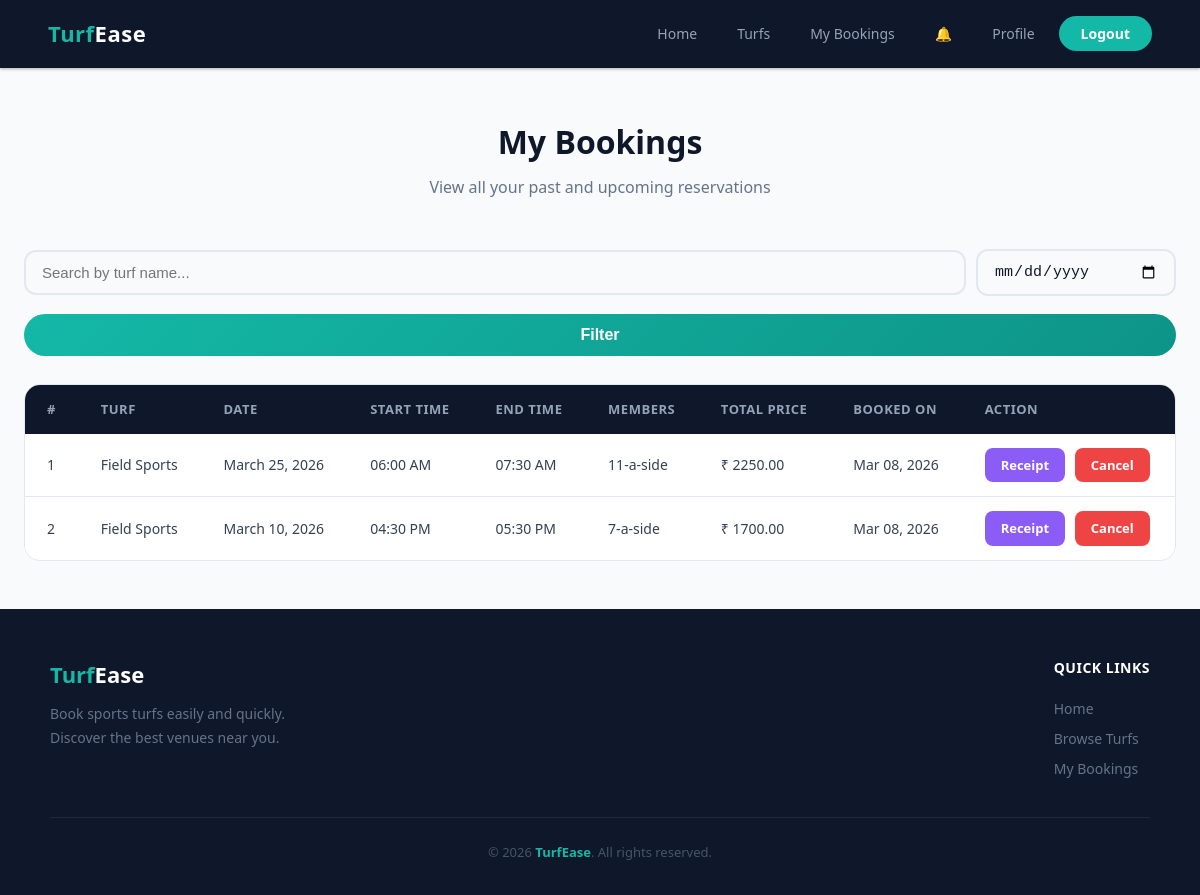
The app's page /bookings/history/ (signed in), older data.
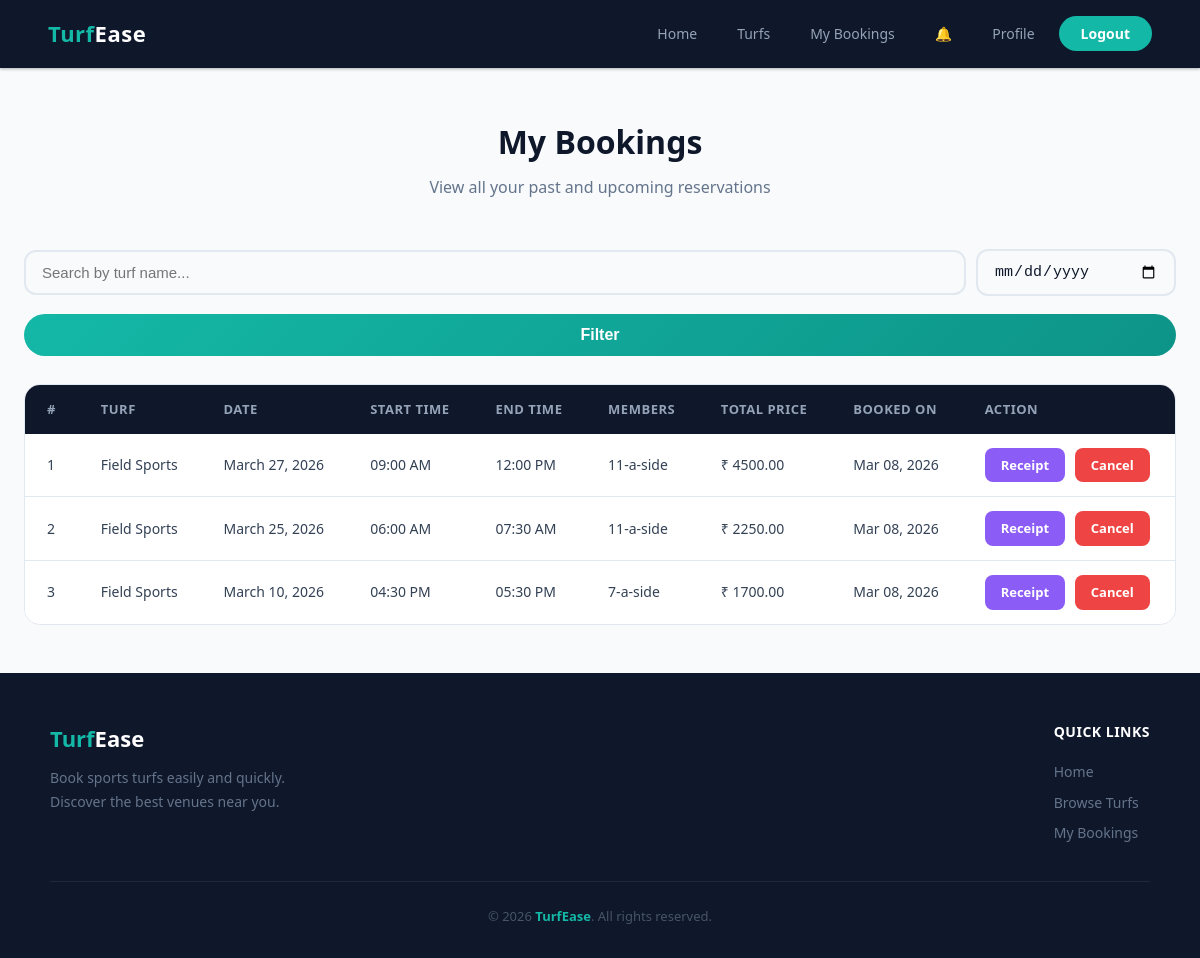
The same page, newer data.
### bookings/models.py (models this page shows, shortened)
class Booking(models.Model):
    MEMBER_CHOICES = [
        (5, '5-a-side'),
        (7, '7-a-side'),
        (11, '11-a-side'),
    ]
    user = models.ForeignKey(User, on_delete=models.CASCADE, related_name='bookings')
    turf = models.ForeignKey(Turf, on_delete=models.CASCADE, related_name='bookings')
    booking_date = models.DateField()
    start_time = models.TimeField()
    end_time = models.TimeField()
    members = models.PositiveIntegerField(choices=MEMBER_CHOICES, default=5)
    total_price = models.DecimalField(max_digits=10, decimal_places=2)
    created_at = models.DateTimeField(auto_now_add=True)
    class Meta:
        ordering = ['-created_at']

### turfs/models.py (models this page shows, shortened)
class Turf(models.Model):
    name = models.CharField(max_length=200)
    location = models.CharField(max_length=300)
    description = models.TextField()
    price_per_hour = models.DecimalField(max_digits=10, decimal_places=2)
    price_5a_side = models.DecimalField(max_digits=10, decimal_places=2, default=0, help_text='Additional fixed price for 5-a-side teams')
    price_7a_side = models.DecimalField(max_digits=10, decimal_places=2, default=0, help_text='Additional fixed price for 7-a-side teams')
    price_11a_side = models.DecimalField(max_digits=10, decimal_places=2, default=0, help_text='Additional fixed price for 11-a-side teams')
    image = models.ImageField(upload_to='turf_images/', blank=True, null=True)
    created_at = models.DateTimeField(auto_now_add=True)

### bookings/views.py (the view)
# urls.py: path('history/', views.booking_history, name='booking_history'),
@login_required
def booking_history(request):
    bookings = Booking.objects.filter(user=request.user).select_related('turf')
    filter_date = request.GET.get('date', '')
    if filter_date:
        bookings = bookings.filter(booking_date=filter_date)
    search = request.GET.get('q', '')
    if search:
        bookings = bookings.filter(turf__name__icontains=search)
    paginator = Paginator(bookings, 10)
    page_number = request.GET.get('page')
    page_obj = paginator.get_page(page_number)
    cancelled_bookings = CancelledBooking.objects.filter(user=request.user)
    context = {
        'page_obj': page_obj,
        'search': search,
        'filter_date': filter_date,
        'cancelled_bookings': cancelled_bookings,
    }
    return render(request, 'booking_history.html', context)

### bookings/context_processors.py (called while the page is built)
def unread_notifications(request):
    if request.user.is_authenticated and not request.user.is_staff:
        count = Notification.objects.filter(user=request.user, is_read=False).count()
        return {'unread_notification_count': count}
    return {'unread_notification_count': 0}

### bookings/templatetags/custom_filters.py (called while the page is built)
@register.filter
def is_future_date(value):
    if isinstance(value, date):
        return value >= date.today()
    return False

### templates/booking_history.html (shortened to what this page needs)
{% extends 'base.html' %}
{% load custom_filters %}
{% block content %}
<div class="container">
    <div class="page-header">
        <h1>My Bookings</h1>
        <p>View all your past and upcoming reservations</p>
    </div>
    <form method="get" class="search-bar">
        <input type="text" name="q" class="form-control" placeholder="Search by turf name..." value="{{ search }}">
        <input type="date" name="date" class="form-control" value="{{ filter_date }}" style="max-width:200px;">
        <button type="submit" class="btn-submit" style="padding:12px 28px;">Filter</button>
    </form>
    {% if page_obj %}
        <div class="table-container">
            <table>
                <thead>
                    <tr>
                        <th>#</th>
                        <th>Turf</th>
                        <th>Date</th>
                        <th>Start Time</th>
                        <th>End Time</th>
                        <th>Members</th>
                        <th>Total Price</th>
                        <th>Booked On</th>
                        <th>Action</th>
                    </tr>
                </thead>
                <tbody>
                    {% for booking in page_obj %}
                        <tr>
                            <td>{{ forloop.counter|add:page_obj.start_index|add:"-1" }}</td>
                            <td>{{ booking.turf.name }}</td>
                            <td>{{ booking.booking_date }}</td>
                            <td>{{ booking.start_time|time:"h:i A" }}</td>
                            <td>{{ booking.end_time|time:"h:i A" }}</td>
                            <td>{{ booking.get_members_display }}</td>
                            <td>&#8377; {{ booking.total_price }}</td>
                            <td>{{ booking.created_at|date:"M d, Y" }}</td>
                            <td>
                                <a href="{% url 'booking_receipt' booking.pk %}" class="btn-action btn-edit" style="margin-right:6px;">Receipt</a>
                                {% if booking.booking_date|is_future_date %}
                                    <a href="{% url 'cancel_booking' booking.pk %}" class="btn-action btn-delete">Cancel</a>
                                {% else %}
                                    <span class="status-badge" style="background:var(--bg-tertiary); color:var(--text-muted);">Past</span>
                                {% endif %}
                            </td>
                        </tr>
                    {% endfor %}
                </tbody>
            </table>
        </div>
    {% endif %}
</div>
{% endblock %}

Row changes from the older to the newer data that the page shows:
added Booking: turf.name "Field Sports", booking_date "March 27, 2026", start_time "09:00 AM", end_time "12:00 PM", members "11-a-side", total_price "4500.00", created_at "Mar 08, 2026", shows "Cancel"
